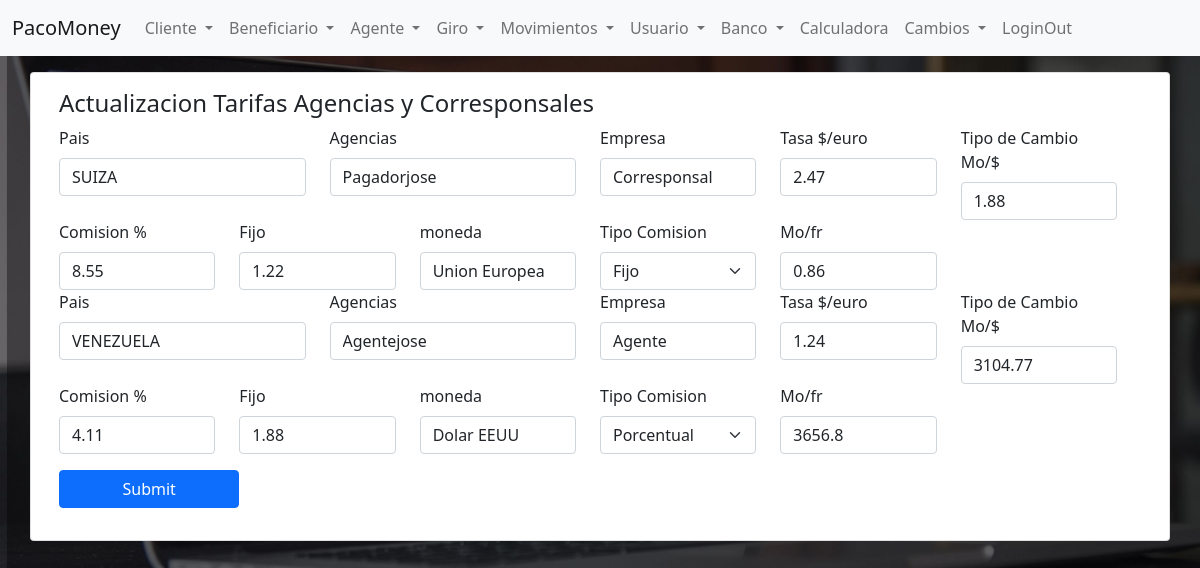
/agencias.php, run on an earlier commit of the app's database.
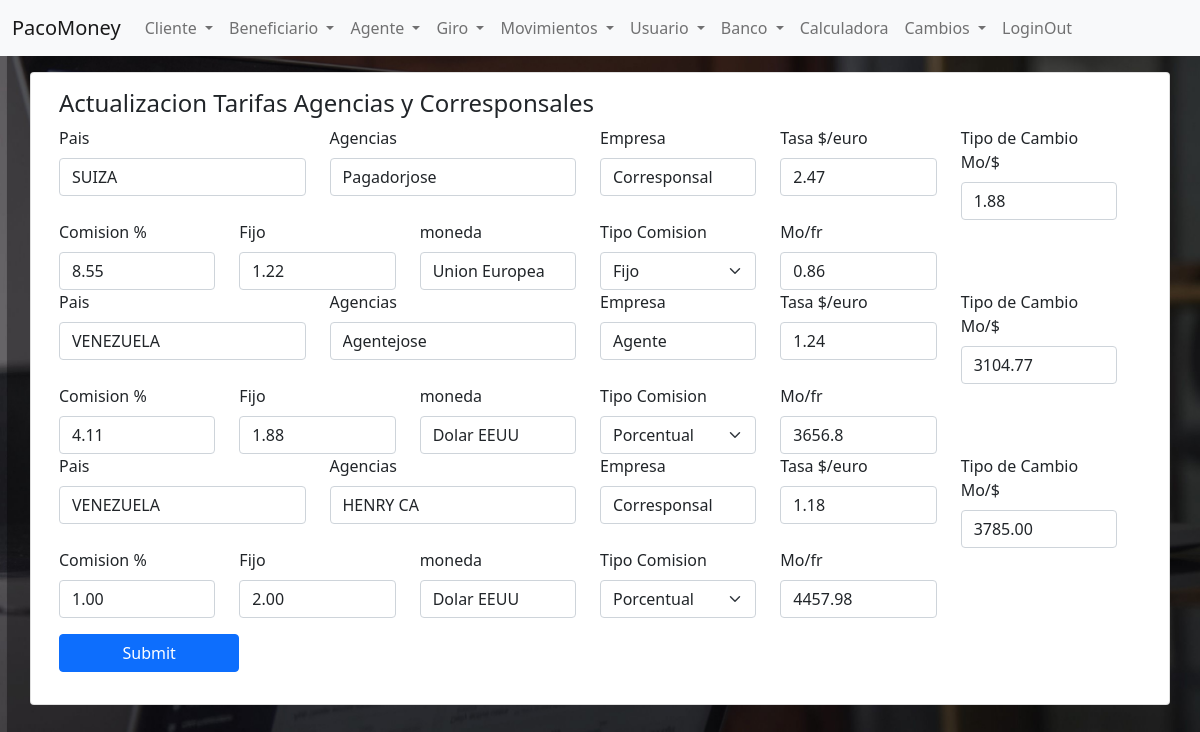
And on a later commit of the database.
### tables this page shows
CREATE TABLE `pagador` (
  `idPagador` int(11) NOT NULL,
  `pagador` varchar(150) NOT NULL,
  `idPais` int(11) NOT NULL,
  `pa_provincia` varchar(150) NOT NULL,
  `pa_ciudad` varchar(150) NOT NULL,
  `pa_direccion` varchar(250) NOT NULL,
  `pa_tlf` varchar(50) NOT NULL,
  `pa_email` varchar(100) NOT NULL,
  `pa_cp` varchar(100) NOT NULL,
  `pa_Director` varchar(150) NOT NULL,
  `pa_tlfDirector` varchar(50) NOT NULL,
  `pa_emailDirector` varchar(100) NOT NULL,
  `pa_tlfEnvios` varchar(50) NOT NULL,
  `pa_emailEnvios` varchar(100) NOT NULL,
  `pa_GteContabilidad` varchar(150) NOT NULL,
  `pa_tlfContabilidad` varchar(50) NOT NULL,
  `pa_emailContabilidad` varchar(100) NOT NULL,
  `pa_horarios` varchar(250) NOT NULL,
  `pa_contrato` varchar(250) NOT NULL,
  `pa_inicioOperaciones` date NOT NULL,
  `pa_limite` int(11) NOT NULL,
  `pa_web` varchar(250) NOT NULL,
  `pa_conciliarCada` int(11) NOT NULL,
  `idMoneda` int(11) NOT NULL,
  `pa_comision` decimal(3,2) NOT NULL,
  `pa_fijo` decimal(10,2) NOT NULL,
  `idTipoComision` int(11) NOT NULL,
  `idTipoEmpresa` int(11) NOT NULL,
  `pa_tasa` decimal(20,2) NOT NULL,
  `pa_tipoCambio` decimal(20,2) NOT NULL,
  `pa_impuesto` decimal(20,2) NOT NULL,
  `idEstado` int(11) NOT NULL
);

CREATE TABLE `pais` (
  `idPais` int(11) NOT NULL,
  `pais` varchar(100) NOT NULL,
  `idMoneda` int(11) NOT NULL,
  `idMonedaEnvio` int(11) NOT NULL,
  `tipoCambio` decimal(65,2) NOT NULL,
  `porcentajeTipoCambio` decimal(20,2) NOT NULL,
  `fijo` decimal(65,2) NOT NULL,
  `porcentaje` decimal(20,2) NOT NULL,
  `idTipoComision` int(11) NOT NULL
);

CREATE TABLE `tipoempresa` (
  `idTipoEmpresa` int(11) NOT NULL,
  `tipoEmpresa` varchar(50) NOT NULL
);

CREATE TABLE `moneda` (
  `idMoneda` int(11) NOT NULL,
  `mo_codigo` varchar(50) NOT NULL,
  `moneda` varchar(100) NOT NULL
);

### agenciasTarifas.php (called while the page is built)
<?php
require_once 'conexion.php';
$action = 1;
if ($action == 1) {
    $sql = "SELECT u.idPagador, u.pagador,p.idPais, p.pais, p.tipoCambio, p.porcentajeTipoCambio,
    u.pa_tasa,u.pa_tipoCambio, u.pa_comision,
    u.pa_fijo, u.idTipoComision, e.tipoEmpresa, m.moneda
    FROM pagador AS u
    JOIN pais AS p ON u.idPais = p.idPais
    JOIN tipoempresa AS e ON u.idTipoEmpresa = e.idTipoEmpresa
    JOIN moneda AS m ON u.idMoneda = m.idMoneda
    ORDER BY pais,tipoEmpresa ASC";
    $sentencia = $mbd->prepare($sql);
    $sentencia->execute();
}

### agencias.php (the view, shortened to what this page needs)
<?php
require_once "encabezado.php";
require_once "listas.php";
require_once "agenciasTarifas.php";
?>
<div class="container">
    <div class="row d-flex mt-3">
        <div class="card">
            <div class="card-body">
                <h4 class="card-title">Actualizacion Tarifas Agencias y Corresponsales</h4>
                <form action="pagadorData.php" method="post" id="frmPagadorTasaCambio" class="row needs-validation" novalidate>
                    <?php while ($fila = $sentencia->fetch(PDO::FETCH_ASSOC)) { ?>
                        <div class="row">
                            <div class="col-12 col-md-3">
                                <label for="Pais" class="form-label">Pais</label>
                                <input type="text" name="Pais" id="Pais" class="form-control" Value="<?php echo $fila["pais"] ?>" required>
                            </div>
                            <div class="col-12 col-md-3">
                                <label for="pagador" class="form-label">Agencias</label>
                                <input type="text" name="pagador" id="pagador" class="form-control" Value="<?php echo $fila["pagador"] ?>" required>
                            </div>
                            <div class="col-12 col-md-2">
                                <label for="tipoEmpresa" class="form-label">Empresa</label>
                                <input type="text" name="tipoEmpresa" id="tipoEmpresa" class="form-control" Value="<?php echo $fila["tipoEmpresa"] ?>" required>
                            </div>
                            <div class="col-12 col-md-2">
                                <label for="pa_tasa" class="form-label">Tasa $/euro</label>
                                <input type="number" step="0.01" name="tasa[<?php echo $fila["idPagador"] ?>]" id="pa_tasa" class="form-control" Value="<?php echo $fila["pa_tasa"] ?>" required>
                            </div>
                            <div class="col-12 col-md-2">
                                <label for="pa_tipoCambio" class="form-label">Tipo de Cambio Mo/$</label>
                                <input type="number" step="0.01" name="tipoCambio[<?php echo $fila["idPagador"] ?>]" id="pa_tipoCambio" class="form-control" Value="<?php echo $fila["pa_tipoCambio"] ?>" required>
                            </div>
                        </div>
                        <div class="row">
                            <div class="col-12 col-md-2">
                                <label for="pa_comision" class="form-label">Comision %</label>
                                <input type="number" step="0.01" name="comision[<?php echo $fila["idPagador"] ?>]" id="pa_comision" class="form-control" Value="<?php echo $fila["pa_comision"] ?>" required>
                            </div>
                            <div class="col-12 col-md-2">
                                <label for="pa_fijo" class="form-label">Fijo</label>
                                <input type="number" step="0.01" name="fijo[<?php echo $fila["idPagador"] ?>]" id="pa_fijo" class="form-control" Value="<?php echo $fila["pa_fijo"] ?>" required>
                            </div>
                            <div class="col-12 col-md-2">
                                <label for="moneda" class="form-label">moneda</label>
                                <input type="text" name="moneda" id="moneda" class="form-control" Value="<?php echo $fila["moneda"] ?>" required>
                            </div>
                            <div class="col-12 col-md-2">
                                <label for="idTipoComision" class="form-label">Tipo Comision</label>
                                <select class="form-select" name="idTipoComision[<?php echo $fila["idPagador"] ?>]" id="idTipoComision" required>
                                    <option value="1" <?php echo $fila["idTipoComision"] == 1 ? "selected" : "" ?>> Porcentual</option>
                                    <option value="2" <?php echo $fila["idTipoComision"] == 2 ? "selected" : "" ?>> Fijo</option>
                                </select>
                            </div>
                            <div class="col-12 col-md-2">
                                <label for="tasaLocalFranco" class="form-label">Mo/fr</label>
                                <input type="number" step="0.01" name="" id="tasaLocalFranco" class="form-control" Value="<?php echo round($fila["pa_tipoCambio"]*(1/$fila["tipoCambio"])*(1+($fila["porcentajeTipoCambio"]/100)),2) ?>" required>
                            </div>
                        </div>
                    <?php } ?>
                    <div class="col-12">
                        <button type="submit" class="btn btn-primary mt-3 col-12 col-md-2 mb-3" id="btnUsuario">Submit</button>
                    </div>
                </form>
            </div>
        </div>
    </div>
</div>
<?php
require_once "pie.php"
?>

### encabezado.php (shortened to what this page needs)
<!DOCTYPE html>
<html lang="es">
<head>
  <link rel="stylesheet" href="css/bootstrap.min.css">
  <link rel="stylesheet" href="css/select2.min.css">
  <link rel="stylesheet" href="css/select2b4.min.css">
  <link rel="stylesheet" href="css/stylepanel.css">
  <link rel="stylesheet" href="css/remesas.css">
  <link rel="stylesheet" href="plugins/datatables-bs4/css/dataTables.bootstrap4.min.css">
  <link rel="stylesheet" href="plugins/datatables-responsive/css/responsive.bootstrap4.min.css">
  <link rel="stylesheet" href="plugins/datatables-buttons/css/buttons.bootstrap4.min.css">
  <link rel="stylesheet" href="css/sweetalert2.css ">
</head>
<body>
  <nav class="navbar navbar-expand-lg navbar-light bg-light">
    <div class="container-fluid">
      <a class="navbar-brand" href="panel.php">PacoMoney</a>
      <div class="collapse navbar-collapse" id="navbarNavDropdown">
        <ul class="navbar-nav">
          <li class="nav-item dropdown">
            <a class="nav-link dropdown-toggle" href="#" id="navbarCliente" role="button" data-bs-toggle="dropdown" aria-expanded="false">
              Cliente
            </a>
          </li>
          <li class="nav-item dropdown">
            <a class="nav-link dropdown-toggle" href="#" id="navbarBeneficiario" role="button" data-bs-toggle="dropdown" aria-expanded="false">
              Beneficiario
            </a>
          </li>
          <li class="nav-item dropdown">
            <a class="nav-link dropdown-toggle" href="#" id="navbarAgente" role="button" data-bs-toggle="dropdown" aria-expanded="false">
              Agente
            </a>
          </li>
          <li class="nav-item dropdown">
            <a class="nav-link dropdown-toggle" href="#" id="navbarGiro" role="button" data-bs-toggle="dropdown" aria-expanded="false">
              Giro
            </a>
          </li>
          <li class="nav-item dropdown">
            <a class="nav-link dropdown-toggle" href="#" id="navbarMovimiento" role="button" data-bs-toggle="dropdown" aria-expanded="false">
              Movimientos
            </a>
          </li>
          <li class="nav-item dropdown">
            <a class="nav-link dropdown-toggle" href="#" id="navbarUsuario" role="button" data-bs-toggle="dropdown" aria-expanded="false">
              Usuario
            </a>
          </li>
          <li class="nav-item dropdown">
            <a class="nav-link dropdown-toggle" href="#" id="navbarBanco" role="button" data-bs-toggle="dropdown" aria-expanded="false">
              Banco
            </a>
          </li>
          <li class="nav-item">
            <a class="nav-link" href="calculadora.php">Calculadora</a>
          </li>
          <li class="nav-item dropdown">
            <a class="nav-link dropdown-toggle" href="#" id="navbarCliente" role="button" data-bs-toggle="dropdown" aria-expanded="false">
              Cambios
            </a>
          </li>
          <li class="nav-item">
            <a class="nav-link" href="loginOut.php">LoginOut</a>
          </li>
        </ul>
      </div>
    </div>
  </nav>

### pie.php (shortened to what this page needs)
</body>
</html>

### css/stylepanel.css (style rules this page uses)
body { margin: 0; background-image: url("../img/pcb.jpg"); background-size: cover; background-repeat: no-repeat; }

What changed in the data, as far as the page shows it:
added pagador: Pais "VENEZUELA", pagador "HENRY CA", tipoEmpresa "Corresponsal", pa_tasa "1.18", pa_tipoCambio "3785.00", pa_comision "1.00", pa_fijo "2.00", moneda "Dolar EEUU", idTipoComision+idPagador "Porcentual", pa_tipoCambio.porcentajeTipoCambio "4457.98"
